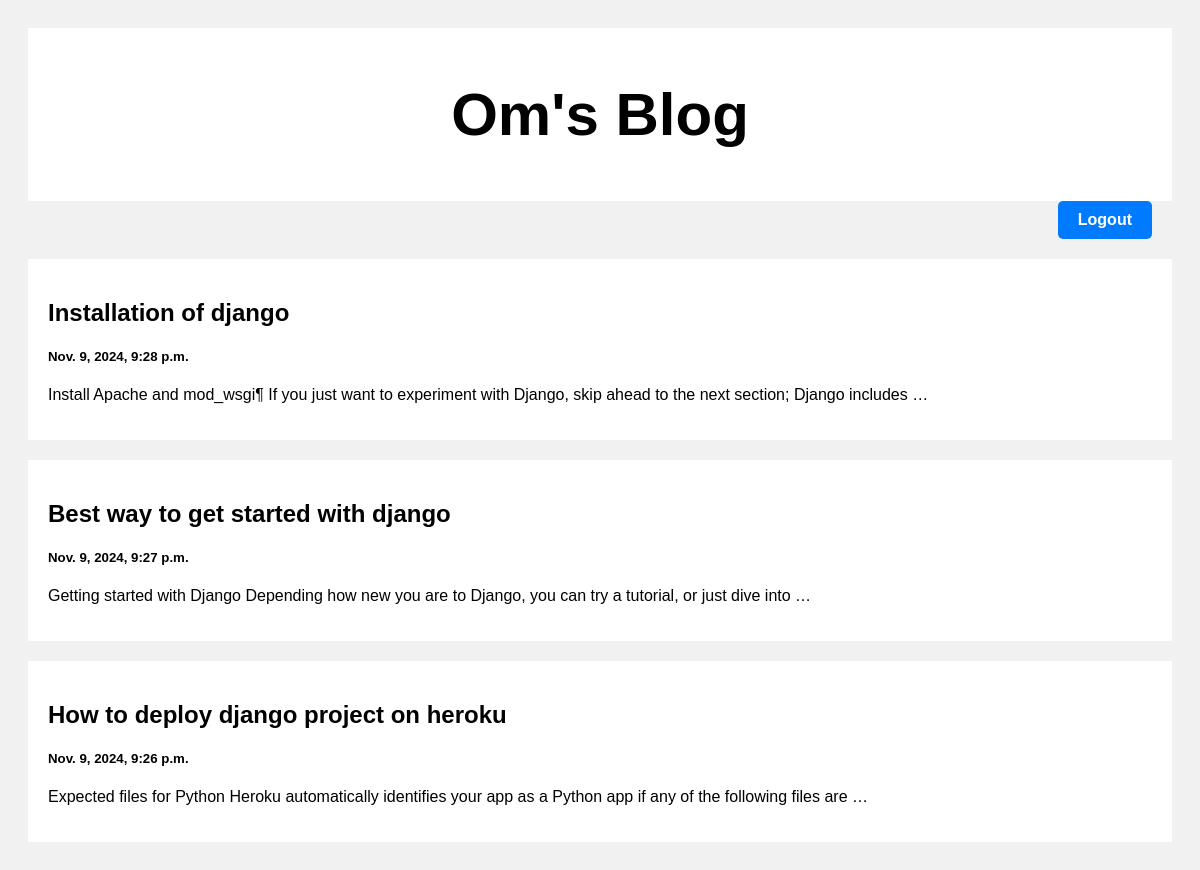
The page /index on the database as committed earlier.
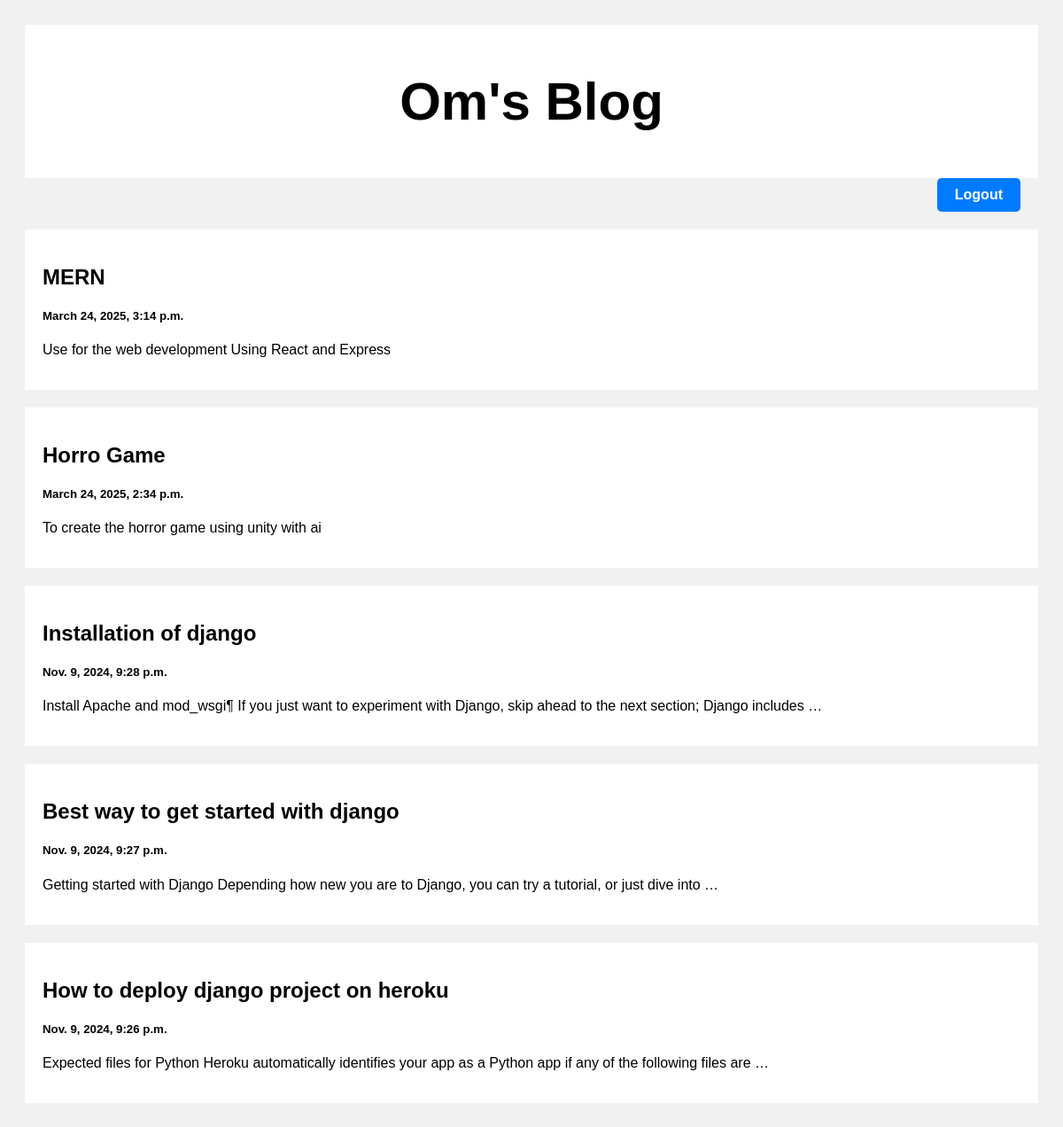
The same page on the database as committed later.
### posts/models.py (models this page shows)
class Posts(models.Model):
    title = models.CharField(max_length=100)
    body = models.CharField(max_length=10000000)
    created_at = models.DateTimeField(default=datetime.now, blank=True)

### posts/views.py (the view)
# urls.py: path('index', views.index, name = 'index'),
def index(request):
    pos = Posts.objects.all()
    return render(request ,'index.html', {'posts': pos})

### templates/index.html (shortened to what this page needs)
<!DOCTYPE html>
<html>
<head>
</head>
<body>
<div class="header">
  <h2>Om's Blog</h2>
</div>
<a class="btn-getstarted" href="/logout">Logout</a>
<div class="row">
  <div class="leftcolumn">
    {% for pos in posts reversed %}
    <div class="card">
      <a style="text-decoration: none; color: black;" href="/posts/{{pos.id}}">
        <h2>{{pos.title}}</h2>
        <h5>{{pos.created_at}}</h5>
        <p>{{pos.body|truncatewords:20}}</p>
      </a>
    </div>
    {% endfor %}
  </div>
</div>
</body>
</html>

### templates/index.html (style rules this page uses)
* { box-sizing: border-box; }
body { font-family: Arial; padding: 20px; background: #f1f1f1; }
.header { padding: 2px; font-size: 40px; text-align: center; background: white; }
.leftcolumn { float: left; width: 100%; }
.card { background-color: white; padding: 20px; margin-top: 20px; }
.row:after { content: ""; display: table; clear: both; }
.btn-getstarted { display: inline-block; padding: 10px 20px; color: #fff; background-color: #007BFF; text-decoration: none; border-radius: 5px; font-weight: bold; transition: background-color 0.3s; float: right; margin-right: 20px; }

Rows that differ between the two databases and show on the page:
added Posts: title "MERN", created_at "March 24, 2025, 3:14 p.m.", body "Use for the web development Using React and Express"
added Posts: title "Horro Game", created_at "March 24, 2025, 2:34 p.m.", body "To create the horror game using unity with ai"
